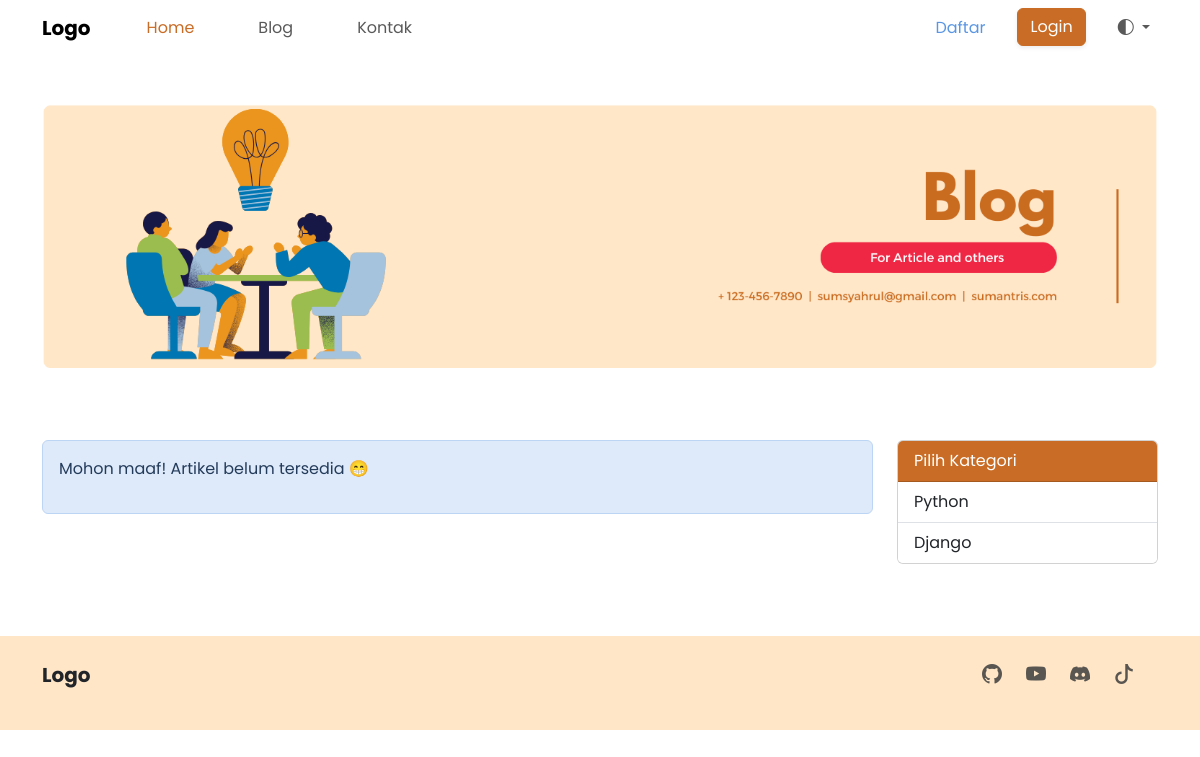
The page /blog/ on the database as committed earlier.
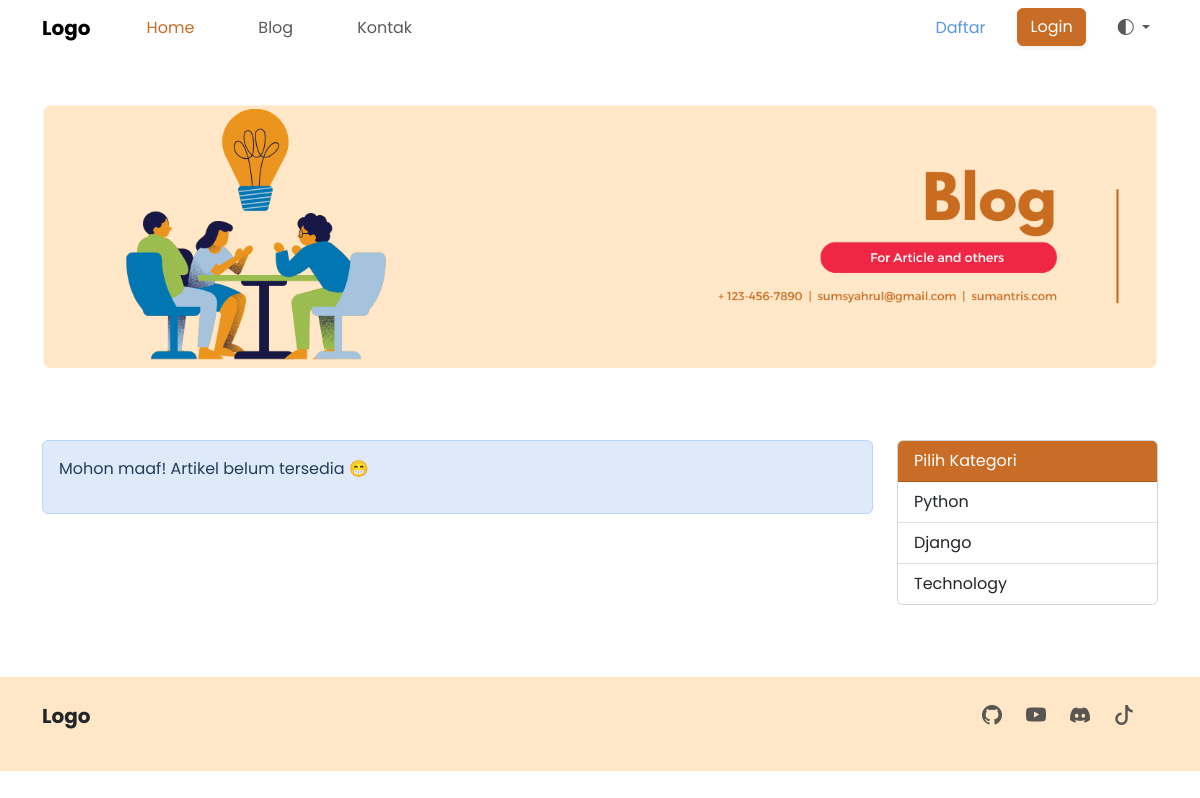
The same page on the database as committed later.
### blog/models.py (models this page shows, shortened)
class Category(models.Model):
    title = models.CharField(max_length=50)
    description = models.TextField(blank=True)
    slug_cat = models.SlugField(blank=True, editable=False)
    icons = models.ImageField(
        blank=True, default='category.png', upload_to='category/')

### blog/views.py (the view)
# urls.py: path('', views.index_profiles, name='index'),
def index(request):
    list_articles = Article.objects.all().order_by('-publish')
    list_categories = Category.objects.all()
    p = Paginator(list_articles, 10)
    page_number = request.GET.get("page")
    articles = p.get_page(page_number)
    context = {
        'title': 'Blog',
        'categories': list_categories,
        'articles': articles,
    }
    return render(request, 'blog/index.html', context)

### blog/templates/blog/index.html (shortened to what this page needs)
{% extends "base.html" %}
{% load static %}
{% block content %}
<div class="container mt-5">
    <img src="{% static 'img/blog.png' %}" class="mx-auto d-block img-fluid" alt="">
</div>
<section class="mt-5">
    <div class="container py-4">
        <div class="row">
            <div class="col-md-9">
                {% if articles %}
                <div class="row mb-5">
                    {% for article in articles %}
                    <div class="col-md-4">
                        <div class="card mb-3 border-0 bg-transparent rounded-4 shadow-sm h-100">
                            <img src="{{article.images.url}}" class="card-img-top rounded-top-4 d-block" alt="...">
                            <div class="card-body">
                                <h5 class="card-title">{{article.title}}</h5>
                                <p class="card-text"><i class="bi bi-calendar-event" style="color: #C96C25"></i> <small
                                        class="text-primary">{{article.publish}}</small>
                                </p>
                                <p class="card-text text-black-50">{{article.fill|truncatewords:7}}</p>
                                <a href="/blog/detail/{{article.slug}}" class="btn btn-primary shadow-sm text-white">Lengkap</a>
                            </div>
                        </div>
                    </div>
                    {% endfor %}
                </div>
                {% else %}
                <div class="alert alert-info">
                    <p>
                        Mohon maaf! Artikel belum tersedia 😁
                    </p>
                </div>
                {% endif %}
            </div>
            <div class="col-md-3">
                <div class="card">
                    <div class="card-header bg-primary text-white">
                      Pilih Kategori
                    </div>
                    <ul class="list-group list-group-flush">
                        {% for cat in categories %}
                        <li class="list-group-item">
                            <a class="text-dark text-decoration-none" href="/blog/category/{{cat.title}}/">{{cat.title}}</a>
                        </li>
                        {% endfor %}
                    </ul>
                  </div>
            </div>
        </div>
    </div>
</section>
{% endblock content %}

Rows that differ between the two databases and show on the page:
added Category: title "Technology"
